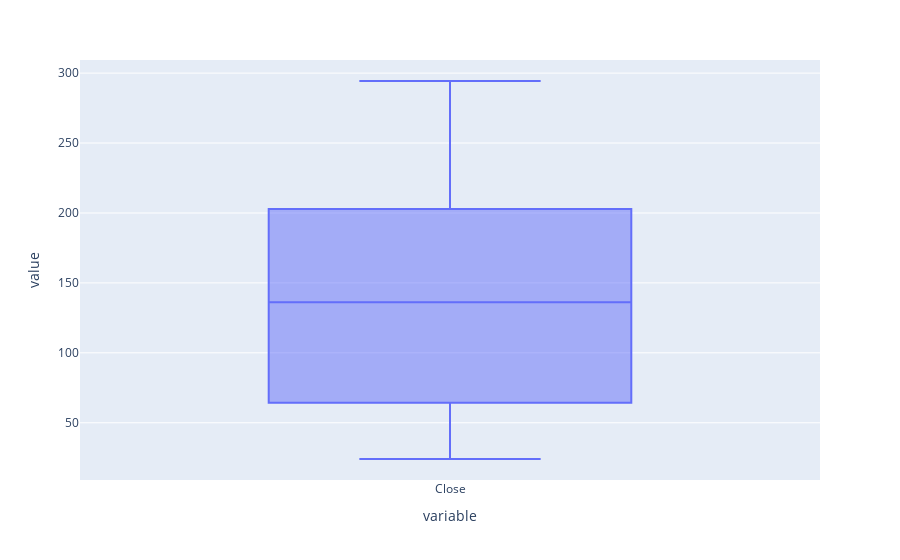

Notebook cell for this chart:
### Code cell
px.box(df_1["Close"])

### Figure 1 — Plotly figure (JSON) as saved in the notebook; plotly's stock layout.template omitted (floating-point values rounded to 4 significant figures; data arrays with more than 128 entries replaced by an {"elided": "..."} marker saying what was removed)
{"data": [{"alignmentgroup": "True", "hovertemplate": "variable=%{x}<br>value=%{y}<extra></extra>", "legendgroup": "", "marker": {"color": "#636efa"}, "name": "", "notched": false, "offsetgroup": "", "orientation": "v", "showlegend": false, "type": "box", "x": {"elided": "251 str values"}, "x0": " ", "xaxis": "x", "y": {"elided": "251 float values"}, "y0": " ", "yaxis": "y"}], "layout": {"boxmode": "group", "legend": {"tracegroupgap": 0}, "margin": {"t": 60}, "xaxis": {"anchor": "y", "domain": [0, 1], "title": {"text": "variable"}}, "yaxis": {"anchor": "x", "domain": [0, 1], "title": {"text": "value"}}}}
